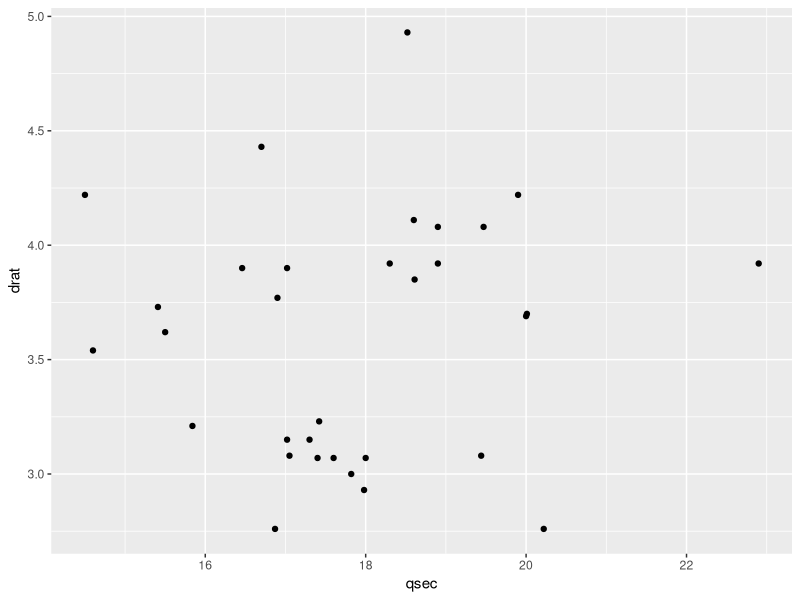
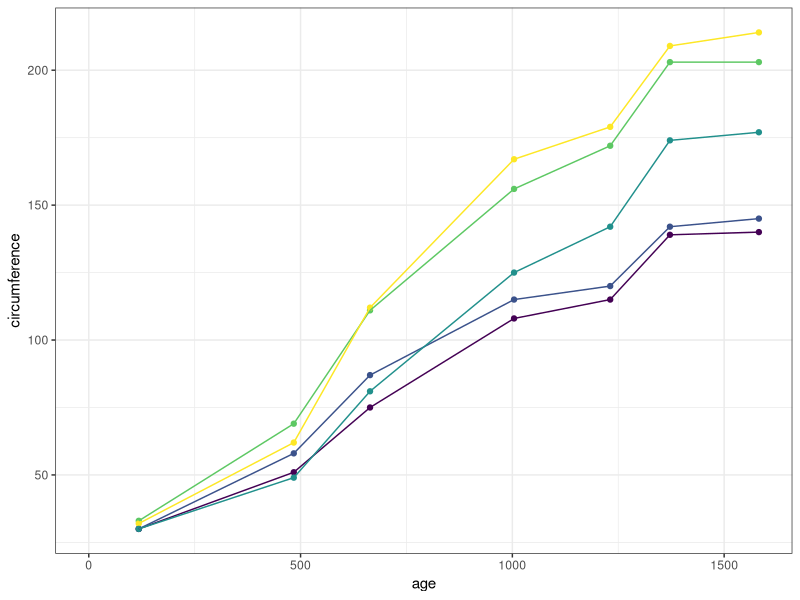

Generate these figures, in order, with R:
## ---- chunk 1
knitr::opts_chunk$set(fig.retina = 2.5)
options(width = 100)
## ---- chunk 2
library(tidyverse)

mtcars %>% 
  ggplot(aes(x = qsec, y = drat)) +
  geom_point()
## ---- chunk 3
Orange %>% 
  ggplot(aes(x = age, y = circumference, colour = Tree)) +
  geom_point() +
  geom_line() +
  guides(colour = FALSE) +
  xlim(0, NA) +
  theme_bw()
